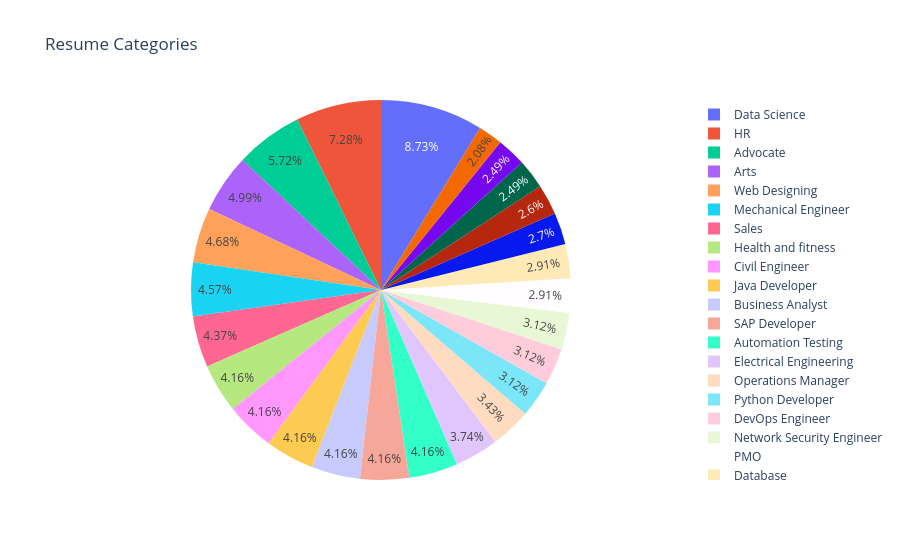

The notebook cell this image was saved under:
### Code cell
# Pie Chart
counts = df['Category'].value_counts()
labels = df['Category'].unique()
fig = go.Figure(data=[go.Pie(labels=labels, values=counts)])
fig.update_layout(title='Resume Categories')
fig.show()

### Figure 1 — Plotly figure (JSON) as saved in the notebook; plotly's stock layout.template omitted (floating-point values rounded to 4 significant figures)
{"data": [{"labels": ["Data Science", "HR", "Advocate", "Arts", "Web Designing", "Mechanical Engineer", "Sales", "Health and fitness", "Civil Engineer", "Java Developer", "Business Analyst", "SAP Developer", "Automation Testing", "Electrical Engineering", "Operations Manager", "Python Developer", "DevOps Engineer", "Network Security Engineer", "PMO", "Database", "Hadoop", "ETL Developer", "DotNet Developer", "Blockchain", "Testing"], "type": "pie", "values": [84, 70, 55, 48, 45, 44, 42, 40, 40, 40, 40, 40, 40, 36, 33, 30, 30, 30, 28, 28, 26, 25, 24, 24, 20]}], "layout": {"title": {"text": "Resume Categories"}}}
